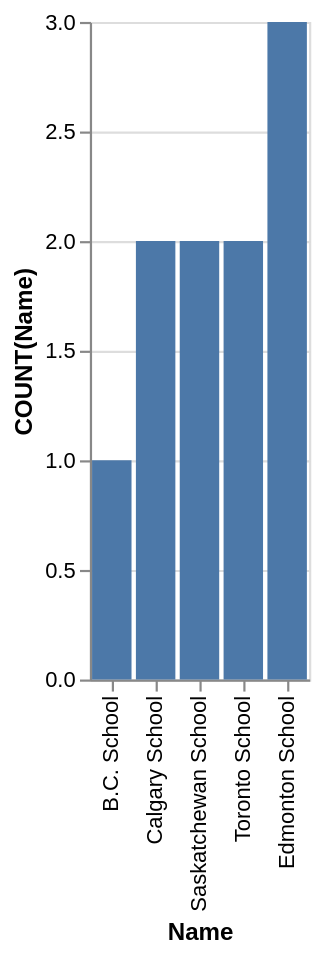

Describe this chart as a Vega-Lite specification.
### Vega-Lite specification from a JSON file in a GitHub repository (floating-point values rounded to 4 significant figures)
{"data": {"values": [{"x_data": "B.C. School", "y_data": 1}, {"x_data": "Calgary School", "y_data": 2}, {"x_data": "Saskatchewan School", "y_data": 2}, {"x_data": "Toronto School", "y_data": 2}, {"x_data": "Edmonton School", "y_data": 3}]}, "mark": "bar", "encoding": {"x": {"field": "x_data", "type": "nominal", "title": "Name", "sort": {"op": "sum", "field": "y_data", "order": "ascending"}}, "y": {"field": "y_data", "type": "quantitative", "title": "COUNT(Name)"}}}
